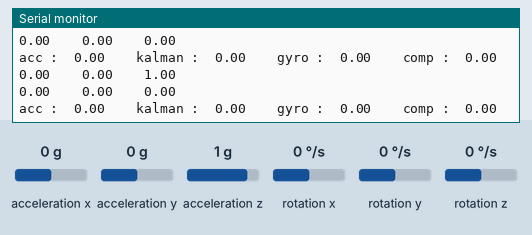
A sketch run on a simulated Arduino Uno, built with avr-gcc and run on an emulated ATmega328P. Shown: the last lines printed to the serial monitor. Wiring (inferred from the names in the program): MPU-6050 motion sensor at I2C address 0x68. The test bench sets the inputs (shaded band); at power-on: acceleration z 1 g, acceleration x 0 g, acceleration y 0 g, rotation x 0 °/s, rotation y 0 °/s, rotation z 0 °/s.

Above: at 1.2 s.
1.3 s: acceleration z set to 0 g
At 2.2 s:
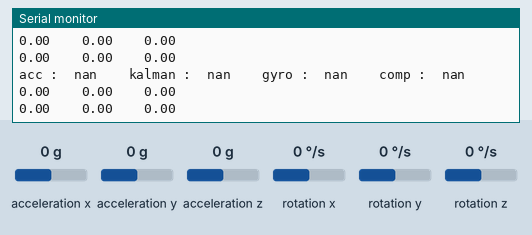
2.8 s: acceleration x set to -1.4 g
At 3.9 s:
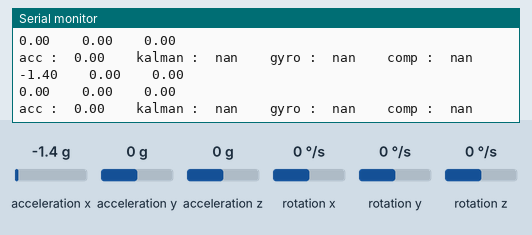
4.3 s: acceleration y set to -1.4 g
At 4.9 s:
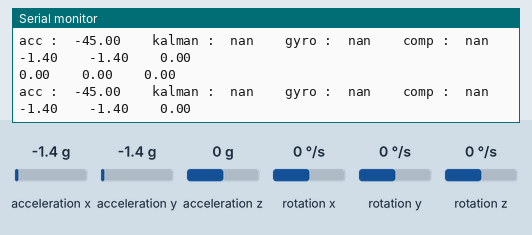
5.8 s: rotation x set to -192 °/s
At 6.5 s:
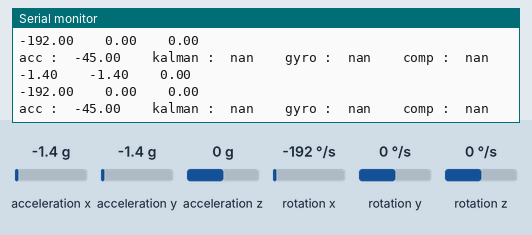
Timing chart, 0 to 6.9 s (numbered marks = the images above; inputs shaded):
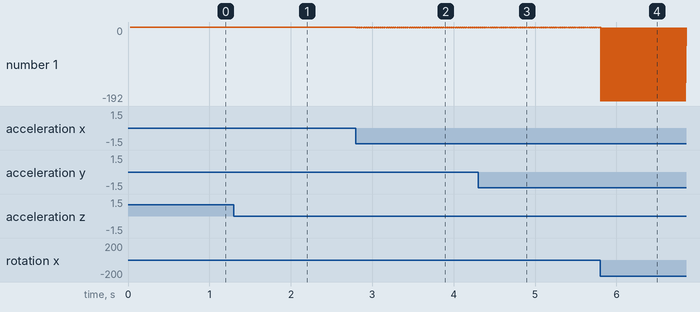

Measured:
- after the input at 1.3 s, the serial monitor: prints a new line at once (image 1)
- after the input at 2.8 s, the serial monitor: prints a new line at once (image 2)
- after the input at 4.3 s, the serial monitor: prints a new line at once (image 3)
- after the input at 5.8 s, the serial monitor: prints a new line at once (image 4)
- plotted number 1: -1.4 → -192 after the input at 5.8 s

The sketch:

test1.ino
```cpp
/*
   Arduino and MPU6050 Accelerometer and Gyroscope Sensor Tutorial
   by Dejan, https://howtomechatronics.com
*/
//SDA A4
//SCL A5
#include <Wire.h>
#include "Kalman.h"


const int MPU = 0x68; // MPU6050 I2C address
float AccX, AccY, AccZ;
float GyroX, GyroY, GyroZ;
float accAngleX, accAngleY, gyroAngleX, gyroAngleY, gyroAngleZ;
float roll, pitch, yaw;
float AccErrorX, AccErrorY, GyroErrorX, GyroErrorY, GyroErrorZ;
float elapsedTime, currentTime, previousTime;
int c = 0;


float angleComp;
float timePrec;

Kalman kalman; // Create the Kalman instances
double kalAngle;
uint32_t timer;


void setup() {
  Serial.begin(115200);
  Wire.begin();                      // Initialize comunication
  //Wire.setClock(400000UL);
  Wire.beginTransmission(MPU);       // Start communication with MPU6050 // MPU=0x68
  Wire.write(0x6B);                  // Talk to the register 6B
  Wire.write(0x00);                  // Make reset - place a 0 into the 6B register
  Wire.endTransmission(true);        //end the transmission
  /*
  // Configure Accelerometer Sensitivity - Full Scale Range (default +/- 2g)
  Wire.beginTransmission(MPU);
  Wire.write(0x1C);                  //Talk to the ACCEL_CONFIG register (1C hex)
  Wire.write(0x10);                  //Set the register bits as 00010000 (+/- 8g full scale range)
  Wire.endTransmission(true);
  // Configure Gyro Sensitivity - Full Scale Range (default +/- 250deg/s)
  Wire.beginTransmission(MPU);
  Wire.write(0x1B);                   // Talk to the GYRO_CONFIG register (1B hex)
  Wire.write(0x10);                   // Set the register bits as 00010000 (1000deg/s full scale)
  Wire.endTransmission(true);
  delay(20);
  */
  // Call this function if you need to get the IMU error values for your module
  //calculate_IMU_error();
  delay(20);

  getAcceleration();
  getGyro();
  angleComp=-atan2(AccY , AccZ); //angle en rad
  float angle=-atan2(AccY , AccZ); //angle en deg
  kalman.setAngle(angle);
  timer = micros();
  timePrec=millis();


}

void getAcceleration(){   // === Read acceleromter data === //
  Wire.beginTransmission(MPU);
  Wire.write(0x3B); // Start with register 0x3B (ACCEL_XOUT_H)
  Wire.endTransmission(false);
  Wire.requestFrom(MPU, 6, true); // Read 6 registers total, each axis value is stored in 2 registers
  //For a range of +-2g, we need to divide the raw values by 16384, according to the datasheet
  AccX = (Wire.read() << 8 | Wire.read()) / 16384.0; // X-axis value
  AccY = (Wire.read() << 8 | Wire.read()) / 16384.0; // Y-axis value
  AccZ = (Wire.read() << 8 | Wire.read()) / 16384.0; // Z-axis value
  // Calculating Roll and Pitch from the accelerometer data
  accAngleX = (atan(AccY / sqrt(pow(AccX, 2) + pow(AccZ, 2))) * 180 / PI); // AccErrorX ~(0.58) See the calculate_IMU_error()custom function for more details
  accAngleY = (atan(-1 * AccX / sqrt(pow(AccY, 2) + pow(AccZ, 2))) * 180 / PI); // AccErrorY ~(-1.58)
}
void getGyro(){
  // === Read gyroscope data === //
  previousTime = currentTime;        // Previous time is stored before the actual time read
  currentTime = millis();            // Current time actual time read
  elapsedTime = (currentTime - previousTime) / 1000; // Divide by 1000 to get seconds
  Wire.beginTransmission(MPU);
  Wire.write(0x43); // Gyro data first register address 0x43
  Wire.endTransmission(false);
  Wire.requestFrom(MPU, 6, true); // Read 4 registers total, each axis value is stored in 2 registers
  GyroX = (Wire.read() << 8 | Wire.read()) / 131.0; // For a 250deg/s range we have to divide first the raw value by 131.0, according to the datasheet
  GyroY = (Wire.read() << 8 | Wire.read()) / 131.0;
  GyroZ = (Wire.read() << 8 | Wire.read()) / 131.0;
  // Correct the outputs with the calculated error values
  //GyroX = GyroX -GyroErrorX; // GyroErrorX ~(-0.56)
  //GyroY = GyroY -GyroErrorY; // GyroErrorY ~(2)
  //GyroZ = GyroZ -GyroErrorZ; // GyroErrorZ ~ (-0.8)
}


void complementaryFilter(float tetaAcc,float gyro_m){
  float tetaGyro, dt;
  float beta=0.2;
  dt=(millis()-timePrec)/1000;
  tetaGyro=gyro_m*dt+angleComp;
  timePrec=millis();
  Serial.print("gyro :  ");
  Serial.print(tetaGyro);
  Serial.print("\t\t");

  /*Serial.print("angle mesure sans filtre (gyro):  ");
  Serial.println(tetaGyro);*/
  angleComp=beta*tetaAcc+(1-beta)*tetaGyro;
}

void loop() {
  getAcceleration();
  getGyro();
  Serial.print(AccX);
  Serial.print("\t\t");
  Serial.print(AccY);
  Serial.print("\t\t");
  Serial.println(AccZ);
  Serial.print(GyroX);
  Serial.print("\t\t");
  Serial.print(GyroY);
  Serial.print("\t\t");
  Serial.println(GyroZ);
  Serial.println();


  //float accAngle,gyro;
  //accAngle=-atan2(AccY , AccX)* (180/ PI) ; //angle en degre
  //gyro=GyroZ;

  double kaldt = (double)(micros() - timer) / 1000000; // Calculate delta time
  timer = micros();
  kalAngle = kalman.getAngle(accAngleX, GyroX, kaldt);
  Serial.print("acc :  ");
  Serial.print(accAngleX);
  Serial.print("\t\t");

  Serial.print("kalman :  ");
  Serial.print(kalAngle);
  Serial.print("\t\t");

  complementaryFilter(accAngleX,GyroX);
  Serial.print("comp :  ");
  Serial.print(angleComp);
  Serial.print("\t\t");
  Serial.println();


/*
  // Currently the raw values are in degrees per seconds, deg/s, so we need to multiply by sendonds (s) to get the angle in degrees
  gyroAngleX = gyroAngleX + GyroX * elapsedTime; // deg/s * s = deg
  gyroAngleY = gyroAngleY + GyroY * elapsedTime;
  yaw =  yaw + GyroZ * elapsedTime;

  // Complementary filter - combine acceleromter and gyro angle values
  roll = 0.96 * gyroAngleX + 0.04 * accAngleX;
  pitch = 0.96 * gyroAngleY + 0.04 * accAngleY;

  // Print the values on the serial monitor
  Serial.print(roll);
  Serial.print("/");
  Serial.print(pitch);
  Serial.print("/");
  Serial.println(yaw);
  delay(2000);
  */
}


void calculate_IMU_error() {
  // We can call this funtion in the setup section to calculate the accelerometer and gyro data error. From here we will get the error values used in the above equations printed on the Serial Monitor.
  // Note that we should place the IMU flat in order to get the proper values, so that we then can the correct values
  // Read accelerometer values 200 times
  while (c < 200) {
    Wire.beginTransmission(MPU);
    Wire.write(0x3B);
    Wire.endTransmission(false);
    Wire.requestFrom(MPU, 6, true);
    AccX = (Wire.read() << 8 | Wire.read()) / 16384.0 ;
    AccY = (Wire.read() << 8 | Wire.read()) / 16384.0 ;
    AccZ = (Wire.read() << 8 | Wire.read()) / 16384.0 ;
    // Sum all readings
    AccErrorX = AccErrorX + ((atan((AccY) / sqrt(pow((AccX), 2) + pow((AccZ), 2))) * 180 / PI));
    AccErrorY = AccErrorY + ((atan(-1 * (AccX) / sqrt(pow((AccY), 2) + pow((AccZ), 2))) * 180 / PI));
    c++;
  }
  //Divide the sum by 200 to get the error value
  AccErrorX = AccErrorX / 200;
  AccErrorY = AccErrorY / 200;
  c = 0;
  // Read gyro values 200 times
  while (c < 200) {
    Wire.beginTransmission(MPU);
    Wire.write(0x43);
    Wire.endTransmission(false);
    Wire.requestFrom(MPU, 6, true);
    GyroX = Wire.read() << 8 | Wire.read();
    GyroY = Wire.read() << 8 | Wire.read();
    GyroZ = Wire.read() << 8 | Wire.read();
    // Sum all readings
    GyroErrorX = GyroErrorX + (GyroX / 131.0);
    GyroErrorY = GyroErrorY + (GyroY / 131.0);
    GyroErrorZ = GyroErrorZ + (GyroZ / 131.0);
    c++;
  }
  //Divide the sum by 200 to get the error value
  GyroErrorX = GyroErrorX / 200;
  GyroErrorY = GyroErrorY / 200;
  GyroErrorZ = GyroErrorZ / 200;
  // Print the error values on the Serial Monitor
  Serial.print("AccErrorX: ");
  Serial.println(AccErrorX);
  Serial.print("AccErrorY: ");
  Serial.println(AccErrorY);
  Serial.print("GyroErrorX: ");
  Serial.println(GyroErrorX);
  Serial.print("GyroErrorY: ");
  Serial.println(GyroErrorY);
  Serial.print("GyroErrorZ: ");
  Serial.println(GyroErrorZ);
}
```

Kalman.h
```cpp
// (licence header left out)
#ifndef _Kalman_h
#define _Kalman_h

class Kalman {
public:
    Kalman() {
        /* We will set the variables like so, these can also be tuned by the user */
        Q_angle = 0.001;
        Q_bias = 0.003;
        R_measure = 0.03;

        angle = 0; // Reset the angle
        bias = 0; // Reset bias

        P[0][0] = 0; // Since we assume that the bias is 0 and we know the starting angle (use setAngle), the error covariance matrix is set like so - see: http://en.wikipedia.org/wiki/Kalman_filter#Example_application.2C_technical
        P[0][1] = 0;
        P[1][0] = 0;
        P[1][1] = 0;
    };
    // The angle should be in degrees and the rate should be in degrees per second and the delta time in seconds
    double getAngle(double newAngle, double newRate, double dt) {
        // KasBot V2  -  Kalman filter module - http://www.x-firm.com/?page_id=145
        // Modified by Kristian Lauszus
        // See my blog post for more information: http://blog.tkjelectronics.dk/2012/09/a-practical-approach-to-kalman-filter-and-how-to-implement-it

        // Discrete Kalman filter time update equations - Time Update ("Predict")
        // Update xhat - Project the state ahead
        /* Step 1 */
        rate = newRate - bias;
        angle += dt * rate;

        // Update estimation error covariance - Project the error covariance ahead
        /* Step 2 */
        P[0][0] += dt * (dt*P[1][1] - P[0][1] - P[1][0] + Q_angle);
        P[0][1] -= dt * P[1][1];
        P[1][0] -= dt * P[1][1];
        P[1][1] += Q_bias * dt;

        // Discrete Kalman filter measurement update equations - Measurement Update ("Correct")
        // Calculate Kalman gain - Compute the Kalman gain
        /* Step 4 */
        S = P[0][0] + R_measure;
        /* Step 5 */
        K[0] = P[0][0] / S;
        K[1] = P[1][0] / S;

        // Calculate angle and bias - Update estimate with measurement zk (newAngle)
        /* Step 3 */
        y = newAngle - angle;
        /* Step 6 */
        angle += K[0] * y;
        bias += K[1] * y;

        // Calculate estimation error covariance - Update the error covariance
        /* Step 7 */
        P[0][0] -= K[0] * P[0][0];
        P[0][1] -= K[0] * P[0][1];
        P[1][0] -= K[1] * P[0][0];
        P[1][1] -= K[1] * P[0][1];

        return angle;
    };
    void setAngle(double newAngle) { angle = newAngle; }; // Used to set angle, this should be set as the starting angle
    double getRate() { return rate; }; // Return the unbiased rate

    /* These are used to tune the Kalman filter */
    void setQangle(double newQ_angle) { Q_angle = newQ_angle; };
    void setQbias(double newQ_bias) { Q_bias = newQ_bias; };
    void setRmeasure(double newR_measure) { R_measure = newR_measure; };

    double getQangle() { return Q_angle; };
    double getQbias() { return Q_bias; };
    double getRmeasure() { return R_measure; };

private:
    /* Kalman filter variables */
    double Q_angle; // Process noise variance for the accelerometer
    double Q_bias; // Process noise variance for the gyro bias
    double R_measure; // Measurement noise variance - this is actually the variance of the measurement noise

    double angle; // The angle calculated by the Kalman filter - part of the 2x1 state vector
    double bias; // The gyro bias calculated by the Kalman filter - part of the 2x1 state vector
    double rate; // Unbiased rate calculated from the rate and the calculated bias - you have to call getAngle to update the rate

    double P[2][2]; // Error covariance matrix - This is a 2x2 matrix
    double K[2]; // Kalman gain - This is a 2x1 vector
    double y; // Angle difference
    double S; // Estimate error
};

#endif
```
